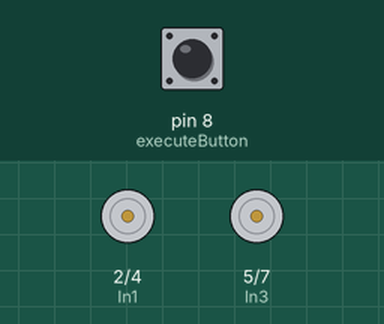
Simulated run of this sketch. Board: Arduino Nano, built with avr-gcc and run on an emulated ATmega328P. On the bench: motor-driver pin pairs drawn as motors (green arrow = first pin HIGH = forward, orange = second pin HIGH = backward, longer = more drive, scaled by the enable pin). The inputs (shaded band) are chosen by the test bench; at power-on: pin 8 (executeButton) HIGH.

Above: at 1.2 s.
1.3 s: pin 8 (executeButton) pulled LOW for 0.15 s
At 1.8 s:
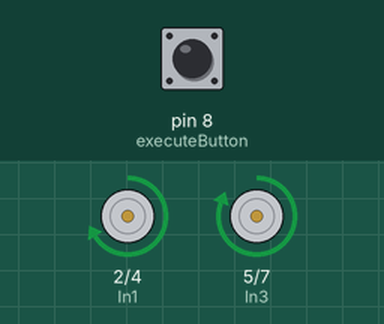
At 10.3 s:
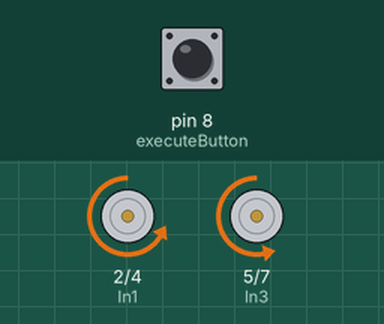
Timing chart, 0 to 26.8 s (numbered marks = the images above; inputs shaded):
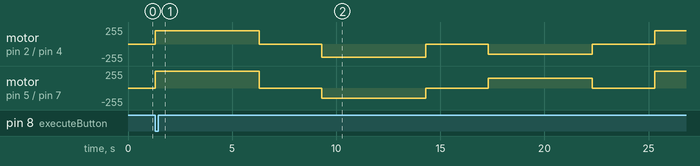

The sketch:

PruebaCodigoDeVisualinoParaMotoresYInitBoard__.ino
```cpp
const int In1 = 2;
const int In2 = 4;
const int In3 = 5;
const int In4 = 7;
const int EnA = 3;
const int EnB = 6;
const int executeButton = 8;

//Para ambos casos de motores ya sea programacion en dúo o unitaria se van a programar tres direcciones de giro,
//éstas son en "sentido horario" (giran hacia adelante), sentido "anti horario" (giran hacia atras) y "parar" (para ambos motores).


//La función initBoard() inicializa los pines que van conectados al driver de motores de la placa DuinoBot, aunque podria
//aprovecharse para conectar a cualquier placa, esta debe ir obligatoriamente dentro del "setup" y mismo esta debe ser declarada
//antes que el "setup" de lo contrario fallaria.
void initBoard() {
  Serial.begin(9600);
  pinMode(executeButton, INPUT_PULLUP);
  pinMode(In1,OUTPUT);
  pinMode(In2,OUTPUT);
  pinMode(In3,OUTPUT);
  pinMode(In4,OUTPUT);
  pinMode(EnA,OUTPUT);
  pinMode(EnB,OUTPUT);
}

void setup() {

  initBoard();

}

void loop() {

  //Para que la placa DuinoBot utilice el boton de ejecución hay que programarle un
  //"if" con la condición de que si no se presiona el boton asignado al boton de ejecución (pin 8 de Arduino Nano),
  //no se comience a ejecutar el programa que subimos a la placa,  de lo contario el programa subido iniciaria ni bien se le entregue
  //la tension y corriente suficiente a la placa (cabe aclarar que se puede utilizar en cualquier placa pero es obligatorio utilizar esto en la placa DuinoBot).
  //El "if" con su respectiva condicion deben ir obligatoriamente en el "loop" ya que si se coloca en el "setup" fallaria el boton de ejecución
  if (digitalRead(executeButton) != HIGH) {
    loopDeMotores();
  }

}


void loopDeMotores() {

  //El "while(true)" está puesto para que su cuerpo se ejecute en bucle de no estar puesto esto solo se ejecutaria una sola vez lo que pongamos en el cuerpo del "loop"
  while (true) {
    //girarMotores("CLOCKWISE", 255);
    girarMotor_EnSentido_AVelocidad_("Motor0", "CLOCKWISE", 255);
    girarMotor_EnSentido_AVelocidad_("Motor1", "COUNTER_CLOCKWISE", 200);
    delay(5000);
    //girarMotores("STOP", 255);
    girarMotor_EnSentido_AVelocidad_("Motor0", "STOP", 0);
    girarMotor_EnSentido_AVelocidad_("Motor1", "STOP", 0);
    delay(3000);
    //girarMotores("COUNTER_CLOCKWISE", 255);
    girarMotor_EnSentido_AVelocidad_("Motor0", "COUNTER_CLOCKWISE", 150);
    girarMotor_EnSentido_AVelocidad_("Motor1", "CLOCKWISE", 150);
    delay(5000);
    //girarMotores("STOP", 255);
    girarMotor_EnSentido_AVelocidad_("Motor0", "STOP", 0);
    girarMotor_EnSentido_AVelocidad_("Motor1", "STOP", 0);
    delay(3000);
    girarMotor_EnSentido_AVelocidad_("Motor0", "CLOCKWISE", 100);
    girarMotor_EnSentido_AVelocidad_("Motor1", "CLOCKWISE", 100);
    delay(5000);
    girarMotor_EnSentido_AVelocidad_("Motor0", "STOP", 0);
    girarMotor_EnSentido_AVelocidad_("Motor1", "STOP", 0);
    delay(3000);
  }

}

//En este caso se activan ambos motores al mismo tiempo por eso no es necesario asignar valores distintos a los motores
void girarMotores(int rotation , int SPEED) {

    if (rotation == "CLOCKWISE") {
          digitalWrite(In1, HIGH);
          digitalWrite(In3, LOW);
          digitalWrite(In2, LOW);
          digitalWrite(In4, HIGH);
      }
     else if (rotation == "COUNTER_CLOCKWISE") {
          digitalWrite(In2, HIGH);
          digitalWrite(In4, LOW);
          digitalWrite(In1, LOW);
          digitalWrite(In3, HIGH);
      }
     else if (rotation == "STOP") {
          digitalWrite(In1, LOW);
          digitalWrite(In2, LOW);
          digitalWrite(In3, LOW);
          digitalWrite(In4, LOW);
      }
    analogWrite(EnA, SPEED);
    analogWrite(EnB, SPEED);

}

//En este caso es necesario diferenciar los motores ya que se van a utilizar a programar de forma unitaria
void girarMotor_EnSentido_AVelocidad_(int motor, int sentidoDeGiro, int SPEED) {

  //MOTOR0 = EnB, In3, In4
  if (motor == "Motor0") {
    if (sentidoDeGiro == "CLOCKWISE") {
    digitalWrite(In3, HIGH);
    digitalWrite(In4, LOW);
    }
    else if (sentidoDeGiro == "COUNTER_CLOCKWISE") {
      digitalWrite(In4, HIGH);
      digitalWrite(In3, LOW);
    }
    else if (sentidoDeGiro == "STOP") {
      digitalWrite(In3, LOW);
      digitalWrite(In4, LOW);
    }
    analogWrite(EnB,SPEED);
  }

  //MOTOR1 = EnA, In1, In2
  if (motor == "Motor1") {
    if (sentidoDeGiro == "CLOCKWISE") {
    digitalWrite(In1, LOW);
    digitalWrite(In2, HIGH);
    }
    else if (sentidoDeGiro == "COUNTER_CLOCKWISE") {
      digitalWrite(In2, LOW);
      digitalWrite(In1, HIGH);
    }
    else if (sentidoDeGiro == "STOP") {
      digitalWrite(In1, LOW);
      digitalWrite(In2, LOW);
    }
    analogWrite(EnA, SPEED);
  }

}
```
